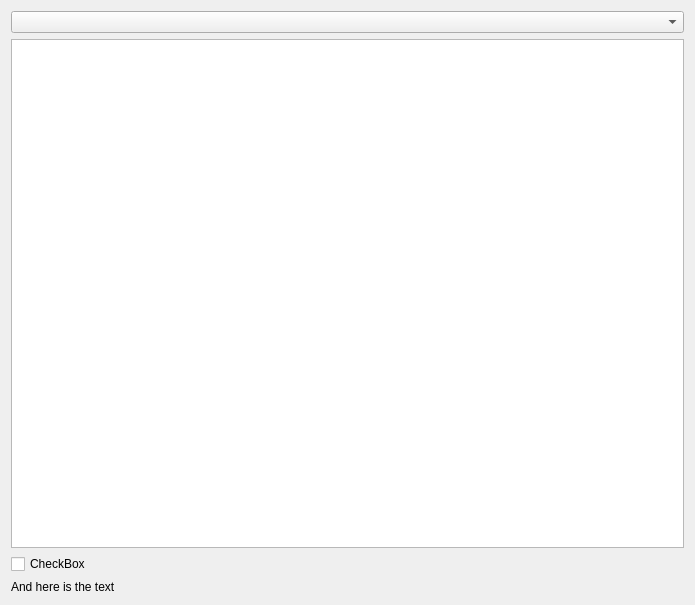
<?xml version="1.0" encoding="UTF-8"?>
<ui version="4.0">
 <class>Form</class>
 <widget class="QWidget" name="Form">
  <property name="geometry">
   <rect>
    <x>0</x>
    <y>0</y>
    <width>695</width>
    <height>605</height>
   </rect>
  </property>
  <property name="windowTitle">
   <string>Form</string>
  </property>
  <layout class="QVBoxLayout" name="verticalLayout">
   <item>
    <widget class="QComboBox" name="comboBox"/>
   </item>
   <item>
    <widget class="QTextEdit" name="textEdit"/>
   </item>
   <item>
    <widget class="QCheckBox" name="checkBox">
     <property name="text">
      <string>CheckBox</string>
     </property>
    </widget>
   </item>
   <item>
    <widget class="QLabel" name="label">
     <property name="text">
      <string>And here is the text</string>
     </property>
    </widget>
   </item>
  </layout>
 </widget>
 <resources/>
 <connections/>
</ui>
